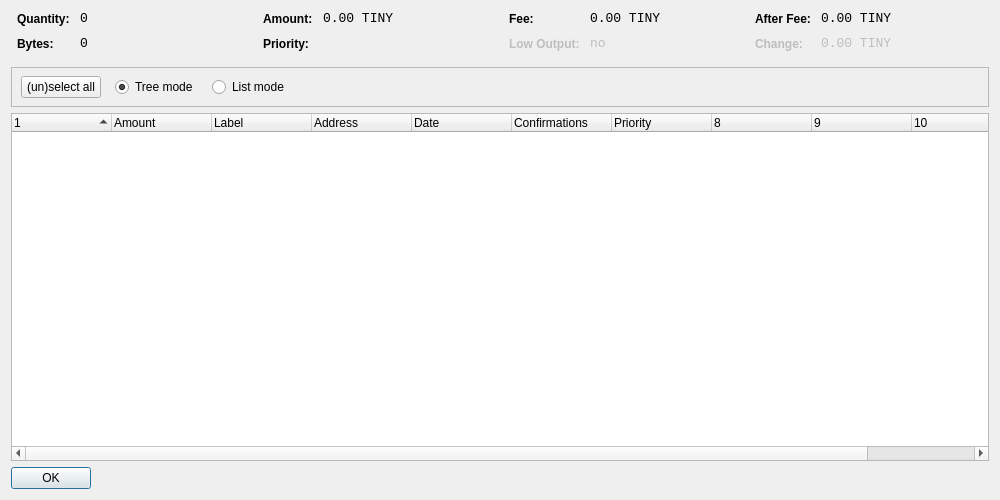
<?xml version="1.0" encoding="UTF-8"?>
<ui version="4.0">
 <class>CoinControlDialog</class>
 <widget class="QDialog" name="CoinControlDialog">
  <property name="geometry">
   <rect>
    <x>0</x>
    <y>0</y>
    <width>1000</width>
    <height>500</height>
   </rect>
  </property>
  <property name="windowTitle">
   <string>Coin Control</string>
  </property>
  <layout class="QVBoxLayout" name="verticalLayout">
   <item>
    <layout class="QHBoxLayout" name="horizontalLayoutTop" stretch="0,0,0,0">
     <property name="topMargin">
      <number>0</number>
     </property>
     <property name="bottomMargin">
      <number>10</number>
     </property>
     <item>
      <layout class="QFormLayout" name="formLayoutCoinControl1">
       <property name="horizontalSpacing">
        <number>10</number>
       </property>
       <property name="verticalSpacing">
        <number>10</number>
       </property>
       <property name="leftMargin">
        <number>6</number>
       </property>
       <property name="rightMargin">
        <number>6</number>
       </property>
       <item row="0" column="0">
        <widget class="QLabel" name="labelCoinControlQuantityText">
         <property name="styleSheet">
          <string notr="true">font-weight:bold;</string>
         </property>
         <property name="text">
          <string>Quantity:</string>
         </property>
        </widget>
       </item>
       <item row="0" column="1">
        <widget class="QLabel" name="labelCoinControlQuantity">
         <property name="font">
          <font>
           <family>Monospace</family>
           <pointsize>10</pointsize>
          </font>
         </property>
         <property name="cursor">
          <cursorShape>IBeamCursor</cursorShape>
         </property>
         <property name="contextMenuPolicy">
          <enum>Qt::ActionsContextMenu</enum>
         </property>
         <property name="text">
          <string notr="true">0</string>
         </property>
         <property name="textInteractionFlags">
          <set>Qt::LinksAccessibleByMouse|Qt::TextSelectableByKeyboard|Qt::TextSelectableByMouse</set>
         </property>
        </widget>
       </item>
       <item row="1" column="0">
        <widget class="QLabel" name="labelCoinControlBytesText">
         <property name="styleSheet">
          <string notr="true">font-weight:bold;</string>
         </property>
         <property name="text">
          <string>Bytes:</string>
         </property>
        </widget>
       </item>
       <item row="1" column="1">
        <widget class="QLabel" name="labelCoinControlBytes">
         <property name="font">
          <font>
           <family>Monospace</family>
           <pointsize>10</pointsize>
          </font>
         </property>
         <property name="cursor">
          <cursorShape>IBeamCursor</cursorShape>
         </property>
         <property name="contextMenuPolicy">
          <enum>Qt::ActionsContextMenu</enum>
         </property>
         <property name="text">
          <string notr="true">0</string>
         </property>
         <property name="textInteractionFlags">
          <set>Qt::LinksAccessibleByMouse|Qt::TextSelectableByKeyboard|Qt::TextSelectableByMouse</set>
         </property>
        </widget>
       </item>
      </layout>
     </item>
     <item>
      <layout class="QFormLayout" name="formLayoutCoinControl2">
       <property name="horizontalSpacing">
        <number>10</number>
       </property>
       <property name="verticalSpacing">
        <number>10</number>
       </property>
       <property name="leftMargin">
        <number>6</number>
       </property>
       <property name="rightMargin">
        <number>6</number>
       </property>
       <item row="0" column="0">
        <widget class="QLabel" name="labelCoinControlAmountText">
         <property name="styleSheet">
          <string notr="true">font-weight:bold;</string>
         </property>
         <property name="text">
          <string>Amount:</string>
         </property>
        </widget>
       </item>
       <item row="0" column="1">
        <widget class="QLabel" name="labelCoinControlAmount">
         <property name="font">
          <font>
           <family>Monospace</family>
           <pointsize>10</pointsize>
          </font>
         </property>
         <property name="cursor">
          <cursorShape>IBeamCursor</cursorShape>
         </property>
         <property name="contextMenuPolicy">
          <enum>Qt::ActionsContextMenu</enum>
         </property>
         <property name="text">
          <string notr="true">0.00 TINY</string>
         </property>
         <property name="textInteractionFlags">
          <set>Qt::LinksAccessibleByMouse|Qt::TextSelectableByKeyboard|Qt::TextSelectableByMouse</set>
         </property>
        </widget>
       </item>
       <item row="1" column="0">
        <widget class="QLabel" name="labelCoinControlPriorityText">
         <property name="styleSheet">
          <string notr="true">font-weight:bold;</string>
         </property>
         <property name="text">
          <string>Priority:</string>
         </property>
        </widget>
       </item>
       <item row="1" column="1">
        <widget class="QLabel" name="labelCoinControlPriority">
         <property name="font">
          <font>
           <family>Monospace</family>
           <pointsize>10</pointsize>
          </font>
         </property>
         <property name="cursor">
          <cursorShape>IBeamCursor</cursorShape>
         </property>
         <property name="contextMenuPolicy">
          <enum>Qt::ActionsContextMenu</enum>
         </property>
         <property name="text">
          <string/>
         </property>
         <property name="textInteractionFlags">
          <set>Qt::LinksAccessibleByMouse|Qt::TextSelectableByKeyboard|Qt::TextSelectableByMouse</set>
         </property>
        </widget>
       </item>
      </layout>
     </item>
     <item>
      <layout class="QFormLayout" name="formLayoutCoinControl3">
       <property name="horizontalSpacing">
        <number>10</number>
       </property>
       <property name="verticalSpacing">
        <number>10</number>
       </property>
       <property name="leftMargin">
        <number>6</number>
       </property>
       <property name="rightMargin">
        <number>6</number>
       </property>
       <item row="0" column="0">
        <widget class="QLabel" name="labelCoinControlFeeText">
         <property name="styleSheet">
          <string notr="true">font-weight:bold;</string>
         </property>
         <property name="text">
          <string>Fee:</string>
         </property>
        </widget>
       </item>
       <item row="0" column="1">
        <widget class="QLabel" name="labelCoinControlFee">
         <property name="font">
          <font>
           <family>Monospace</family>
           <pointsize>10</pointsize>
          </font>
         </property>
         <property name="cursor">
          <cursorShape>IBeamCursor</cursorShape>
         </property>
         <property name="contextMenuPolicy">
          <enum>Qt::ActionsContextMenu</enum>
         </property>
         <property name="text">
          <string notr="true">0.00 TINY</string>
         </property>
         <property name="textInteractionFlags">
          <set>Qt::LinksAccessibleByMouse|Qt::TextSelectableByKeyboard|Qt::TextSelectableByMouse</set>
         </property>
        </widget>
       </item>
       <item row="1" column="0">
        <widget class="QLabel" name="labelCoinControlLowOutputText">
         <property name="enabled">
          <bool>false</bool>
         </property>
         <property name="styleSheet">
          <string notr="true">font-weight:bold;</string>
         </property>
         <property name="text">
          <string>Low Output:</string>
         </property>
        </widget>
       </item>
       <item row="1" column="1">
        <widget class="QLabel" name="labelCoinControlLowOutput">
         <property name="enabled">
          <bool>false</bool>
         </property>
         <property name="font">
          <font>
           <family>Monospace</family>
           <pointsize>10</pointsize>
          </font>
         </property>
         <property name="cursor">
          <cursorShape>IBeamCursor</cursorShape>
         </property>
         <property name="contextMenuPolicy">
          <enum>Qt::ActionsContextMenu</enum>
         </property>
         <property name="text">
          <string notr="true">no</string>
         </property>
         <property name="textInteractionFlags">
          <set>Qt::LinksAccessibleByMouse|Qt::TextSelectableByKeyboard|Qt::TextSelectableByMouse</set>
         </property>
        </widget>
       </item>
      </layout>
     </item>
     <item>
      <layout class="QFormLayout" name="formLayoutCoinControl4">
       <property name="horizontalSpacing">
        <number>10</number>
       </property>
       <property name="verticalSpacing">
        <number>10</number>
       </property>
       <property name="leftMargin">
        <number>6</number>
       </property>
       <property name="rightMargin">
        <number>6</number>
       </property>
       <item row="0" column="0">
        <widget class="QLabel" name="labelCoinControlAfterFeeText">
         <property name="styleSheet">
          <string notr="true">font-weight:bold;</string>
         </property>
         <property name="text">
          <string>After Fee:</string>
         </property>
        </widget>
       </item>
       <item row="0" column="1">
        <widget class="QLabel" name="labelCoinControlAfterFee">
         <property name="font">
          <font>
           <family>Monospace</family>
           <pointsize>10</pointsize>
          </font>
         </property>
         <property name="cursor">
          <cursorShape>IBeamCursor</cursorShape>
         </property>
         <property name="contextMenuPolicy">
          <enum>Qt::ActionsContextMenu</enum>
         </property>
         <property name="text">
          <string notr="true">0.00 TINY</string>
         </property>
         <property name="textInteractionFlags">
          <set>Qt::LinksAccessibleByMouse|Qt::TextSelectableByKeyboard|Qt::TextSelectableByMouse</set>
         </property>
        </widget>
       </item>
       <item row="1" column="0">
        <widget class="QLabel" name="labelCoinControlChangeText">
         <property name="enabled">
          <bool>false</bool>
         </property>
         <property name="styleSheet">
          <string notr="true">font-weight:bold;</string>
         </property>
         <property name="text">
          <string>Change:</string>
         </property>
        </widget>
       </item>
       <item row="1" column="1">
        <widget class="QLabel" name="labelCoinControlChange">
         <property name="enabled">
          <bool>false</bool>
         </property>
         <property name="font">
          <font>
           <family>Monospace</family>
           <pointsize>10</pointsize>
          </font>
         </property>
         <property name="cursor">
          <cursorShape>IBeamCursor</cursorShape>
         </property>
         <property name="contextMenuPolicy">
          <enum>Qt::ActionsContextMenu</enum>
         </property>
         <property name="text">
          <string notr="true">0.00 TINY</string>
         </property>
         <property name="textInteractionFlags">
          <set>Qt::LinksAccessibleByMouse|Qt::TextSelectableByKeyboard|Qt::TextSelectableByMouse</set>
         </property>
        </widget>
       </item>
      </layout>
     </item>
    </layout>
   </item>
   <item>
    <widget class="QFrame" name="frame">
     <property name="minimumSize">
      <size>
       <width>0</width>
       <height>40</height>
      </size>
     </property>
     <property name="frameShape">
      <enum>QFrame::StyledPanel</enum>
     </property>
     <property name="frameShadow">
      <enum>QFrame::Sunken</enum>
     </property>
     <widget class="QWidget" name="horizontalLayoutWidget">
      <property name="geometry">
       <rect>
        <x>10</x>
        <y>0</y>
        <width>781</width>
        <height>41</height>
       </rect>
      </property>
      <layout class="QHBoxLayout" name="horizontalLayoutPanel" stretch="0,0,0,0,0">
       <property name="spacing">
        <number>14</number>
       </property>
       <item>
        <widget class="QPushButton" name="pushButtonSelectAll">
         <property name="sizePolicy">
          <sizepolicy hsizetype="Maximum" vsizetype="Fixed">
           <horstretch>0</horstretch>
           <verstretch>0</verstretch>
          </sizepolicy>
         </property>
         <property name="text">
          <string>(un)select all</string>
         </property>
        </widget>
       </item>
       <item>
        <widget class="QRadioButton" name="radioTreeMode">
         <property name="sizePolicy">
          <sizepolicy hsizetype="Maximum" vsizetype="Fixed">
           <horstretch>0</horstretch>
           <verstretch>0</verstretch>
          </sizepolicy>
         </property>
         <property name="text">
          <string>Tree mode</string>
         </property>
         <property name="checked">
          <bool>true</bool>
         </property>
        </widget>
       </item>
       <item>
        <widget class="QRadioButton" name="radioListMode">
         <property name="sizePolicy">
          <sizepolicy hsizetype="Maximum" vsizetype="Fixed">
           <horstretch>0</horstretch>
           <verstretch>0</verstretch>
          </sizepolicy>
         </property>
         <property name="text">
          <string>List mode</string>
         </property>
        </widget>
       </item>
       <item>
        <spacer name="horizontalSpacer">
         <property name="orientation">
          <enum>Qt::Horizontal</enum>
         </property>
         <property name="sizeHint" stdset="0">
          <size>
           <width>40</width>
           <height>20</height>
          </size>
         </property>
        </spacer>
       </item>
      </layout>
     </widget>
    </widget>
   </item>
   <item>
    <widget class="CoinControlTreeWidget" name="treeWidget">
     <property name="contextMenuPolicy">
      <enum>Qt::CustomContextMenu</enum>
     </property>
     <property name="sortingEnabled">
      <bool>false</bool>
     </property>
     <property name="columnCount">
      <number>11</number>
     </property>
     <attribute name="headerShowSortIndicator" stdset="0">
      <bool>true</bool>
     </attribute>
     <attribute name="headerStretchLastSection">
      <bool>false</bool>
     </attribute>
     <column>
      <property name="text">
       <string/>
      </property>
     </column>
     <column>
      <property name="text">
       <string>Amount</string>
      </property>
     </column>
     <column>
      <property name="text">
       <string>Label</string>
      </property>
     </column>
     <column>
      <property name="text">
       <string>Address</string>
      </property>
     </column>
     <column>
      <property name="text">
       <string>Date</string>
      </property>
     </column>
     <column>
      <property name="text">
       <string>Confirmations</string>
      </property>
      <property name="toolTip">
       <string>Confirmed</string>
      </property>
     </column>
     <column>
      <property name="text">
       <string>Priority</string>
      </property>
     </column>
     <column>
      <property name="text">
       <string/>
      </property>
     </column>
     <column>
      <property name="text">
       <string/>
      </property>
     </column>
     <column>
      <property name="text">
       <string/>
      </property>
     </column>
     <column>
      <property name="text">
       <string/>
      </property>
     </column>
    </widget>
   </item>
   <item>
    <widget class="QDialogButtonBox" name="buttonBox">
     <property name="sizePolicy">
      <sizepolicy hsizetype="Maximum" vsizetype="Fixed">
       <horstretch>0</horstretch>
       <verstretch>0</verstretch>
      </sizepolicy>
     </property>
     <property name="orientation">
      <enum>Qt::Horizontal</enum>
     </property>
     <property name="standardButtons">
      <set>QDialogButtonBox::Ok</set>
     </property>
    </widget>
   </item>
  </layout>
 </widget>
 <customwidgets>
  <customwidget>
   <class>CoinControlTreeWidget</class>
   <extends>QTreeWidget</extends>
   <header>coincontroltreewidget.h</header>
  </customwidget>
 </customwidgets>
 <resources/>
 <connections/>
</ui>
